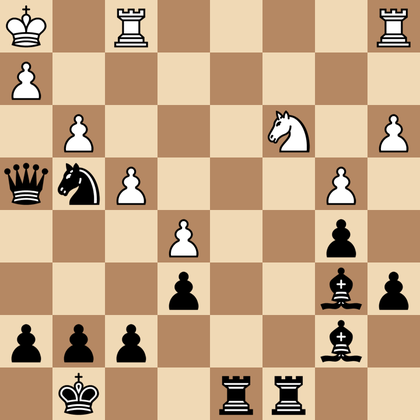
%> input picture Game_Replay_GUI/Images/chess.png, 420 x 420 px, shrunk from 720 x 720 before the run
$ octave W1.m   (GNU Octave 9; MATLAB toolbox functions it lacks are replaced by stand-ins)
%> lines starting %> are read from the running program, lines starting %| are printed output that depends on the picture
clc
clear


%% Activity 1
global chess_img var
var = 0 ;
s = 0 ;
chess_img = imread('chess.png') ;
%> chess_img is the input picture: size 420x420x3 uint8; mean R, G, B 197.1, 166.7, 134.1
chess_img_info = imfinfo('chess.png');
imshow(chess_img) ;

pixels_per_col = chess_img_info.Width / 8 ;
pixels_per_row = chess_img_info.Height / 8 ;

% row = input("Enter row number \n") ;
% col = input("\nEnter col number\n") ;

BoardPosition(2,5)

%% Function declaration
% Activity 1
function BoardPosition(row,col)
%> called with row = 2, col = 5
global chess_img var
image = chess_img(1+row*(90):(row+1)*90,1+col*(90):(col+1)*90);
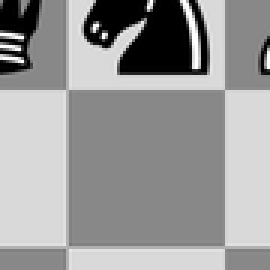
%> image: size 90x90 uint8 (shown 3 times larger); min 0, max 255, mean 152.8
figure()
imshow(image);
% Binarized and check for 0 to 1

empty = 0 ;
white = 0 ;
black = 0 ;

for i =1:length(image)
    for j = 1:length(image)
        if image(i,j) == 255
            white = white + 1 ;
        elseif image(i,j) == 0
            black = black + 1 ;
        elseif image(i,j) == 181
            empty = empty + 1 ;
        end
    end
end
%> after the loop, black = 597; empty = 1; white = 46

    if empty > white && empty > black
        disp('Empty Square') ;
        dir = 'Images' ;
        str = sprintf('+3.png');
        imwrite(image,fullfile(dir,str),'png') ;

    elseif white > empty && white > black
        disp('White piece') ;
        dir = 'Images/W1' ;
        str = sprintf('white_%d.png',var);
        imwrite(image,fullfile(dir,str),'png') ;
        var = var + 1 ;
    end
end

$ run again, with Game_Replay_GUI/Images/Fullset.png copied over Game_Replay_GUI/Images/chess.png
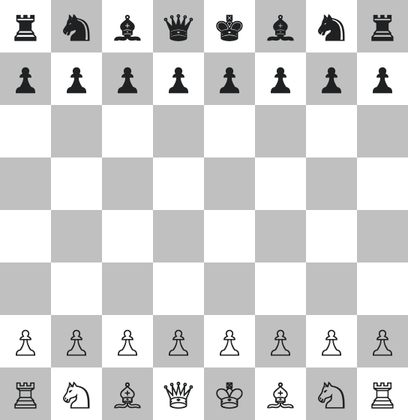
%> input picture Game_Replay_GUI/Images/Fullset.png, 408 x 420 px, shrunk from 544 x 560 before the run
%> chess_img is the input picture: size 420x408x3 uint8; mean R, G, B 214.9, 215, 215
%> in BoardPosition, `image = chess_img(1+row*(90):(row+1)*90,1+col*(90):(col+1)*90);`:
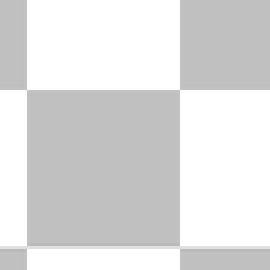
%> image: size 90x90 uint8 (shown 3 times larger); min 185, max 255, mean 222.7
%> after the loop in BoardPosition, `for i =1:length(image)`: black = 0; white = 3569
